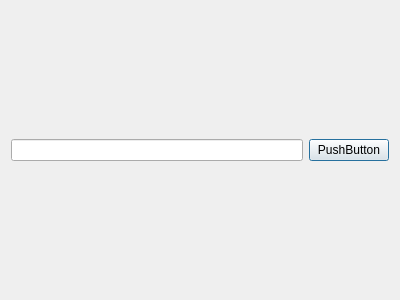
<?xml version="1.0" encoding="UTF-8"?>
<ui version="4.0">
 <class>DialogAddTopic</class>
 <widget class="QDialog" name="DialogAddTopic">
  <property name="geometry">
   <rect>
    <x>0</x>
    <y>0</y>
    <width>400</width>
    <height>300</height>
   </rect>
  </property>
  <property name="sizePolicy">
   <sizepolicy hsizetype="Preferred" vsizetype="Preferred">
    <horstretch>0</horstretch>
    <verstretch>0</verstretch>
   </sizepolicy>
  </property>
  <property name="windowTitle">
   <string>Dialog</string>
  </property>
  <layout class="QHBoxLayout" name="horizontalLayout">
   <item>
    <widget class="QLineEdit" name="topic"/>
   </item>
   <item>
    <widget class="QPushButton" name="addButton">
     <property name="text">
      <string>PushButton</string>
     </property>
    </widget>
   </item>
  </layout>
 </widget>
 <resources/>
 <connections/>
</ui>
